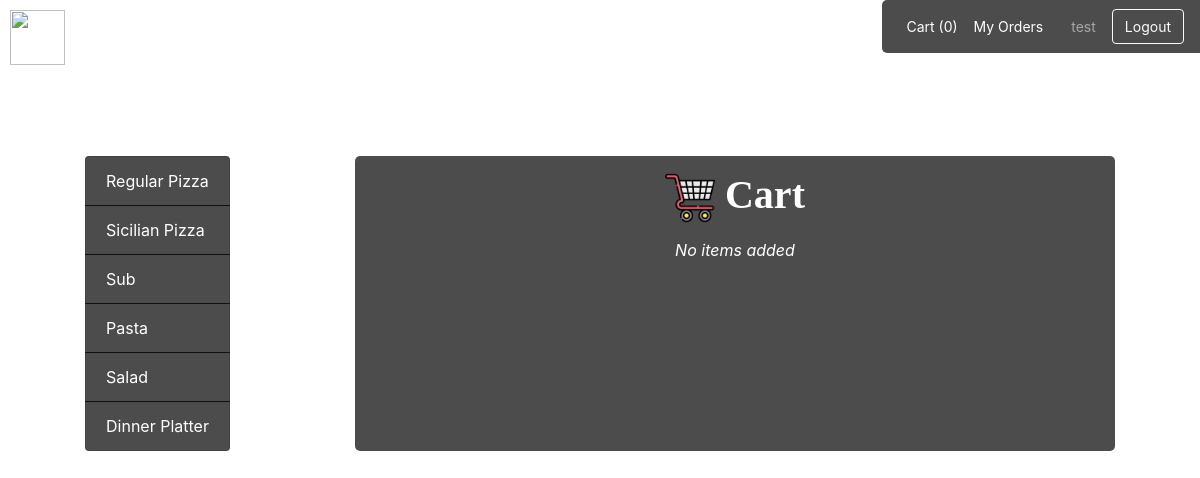
/cart (signed in), run on the app's committed database.
### orders/models.py (models this page shows, shortened)
class Category(models.Model):
	name = models.CharField(max_length=64)

### orders/views.py (the view)
# urls.py: path("cart", views.cart_view, name="cart"),
def cart_view(request):
	if not request.user.is_authenticated:
		return render(request, "orders/login.html")
	else:
		order = Order.objects.get(user=request.user, status='Initiated')
		cart = Cart.objects.filter(user=request.user, order_id=order.id)
		count = 0
		for item in cart:
			count += 1
		context = {
			"user": request.user,
			"categories": Category.objects.all(),
			"regular_pizzas": RegularPizza.objects.all(),
			"sicilian_pizzas": SicilianPizza.objects.all(),
			"toppings": Topping.objects.all(),
			"subs": Sub.objects.all(),
			"extras": Extra.objects.all(),
			"pastas": Pasta.objects.all(),
			"salads": Salad.objects.all(),
			"dinner_platters": DinnerPlatter.objects.all(),
			"order": order,
			"cart": cart,
			"count": count
		}
		return render(request, "orders/cart.html", context)

### orders/templates/orders/cart.html (shortened to what this page needs)
{% extends "orders/base.html" %}
{% load static %}
{% block main %}
	<div class="cart">
		<h1><img class="icon-l" src="{% static 'orders/cart.png' %}">Cart</h1>
		{% if count == 0 %}
			<div class="empty-cart">
				<p><i>No items added</i></p>
			</div>
		{% endif %}
	</div>
{% endblock %}

### orders/templates/orders/base.html (shortened to what this page needs)
{% load static %}
<!DOCTYPE html>
<html>
    <head>
        <link rel="stylesheet" href="https://stackpath.bootstrapcdn.com/bootstrap/4.3.1/css/bootstrap.min.css">
		<link rel="stylesheet" href="{% static 'orders/style.css' %}">
    </head>
    <body>
		<h1 class="navbar-brand">
			<img src="{% static 'orders/brand.png' %}" width="55" height="55" class="d-inline-block">
			<a href="{% url 'index' %}">Pizza Frenzy</a>
    	</h1>
    	{% if user.is_authenticated %}
		   	<nav class="navbar navbar-expand-lg navbar-dark justify-content-right">
				<div class="collapse navbar-collapse" id="navbarCollapse">
						<ul class="navbar-nav mr-auto">
							<li class="nav-item active">
								<a class="nav-link" href="{% url 'cart' %}">Cart ({{ count }})</a>
							</li>
							{% if user.is_staff %}
								<li class="nav-item active">
									<a class="nav-link mr-1" href="{% url 'orders' %}">View Orders</a>
								</li>
							{% else %}
								<li class="nav-item active">
									<a class="nav-link mr-1" href="{% url 'orders' %}">My Orders</a>
								</li>
							{% endif %}
						</ul>
						<span class="navbar-text ml-3 mr-3">{{ user.username }}</span>
						<a class="btn btn-outline-light" href="{% url 'logout' %}">Logout</a>
				</div>
			</nav>
			<div class="container">
				<div class="row justify-content-around">
					<div id="menu-sidebar" class="col-auto list-group">
						{% for category in categories %}
						    <a href="{% url 'menu' category.name %}" class="list-group-item list-group-item-action">{{ category.name }}</a>
					    {% endfor %}
					</div>
					<div id="menu-selection" class="col-8">
						{% block main %}
						{% endblock %}
					</div>
				</div>
			</div>
		{% endif %}
    </body>
</html>

### orders/static/orders/style.css (style rules this page uses)
body { background-image: url('background.jpg'); background-position: center center; background-repeat: no-repeat; background-attachment: fixed; background-size: cover; }
.container { margin-top: 75px; margin-bottom: 20px; }
.navbar-brand { display: inline-block; font-family: "Ink Free"; font-size: 45px; font-weight: bold; padding-top: 0px; padding-left: 10px; }
.navbar-brand a:link { color: white; }
.navbar { display: inline-block; float: right; background: rgba(0, 0, 0, 0.7); border-radius: 5px 0px 0px 5px; }
.navbar .nav-item, .navbar .navbar-text, .navbar .btn { font-size: 14px; }
#menu-sidebar a { color: white; background-color: rgba(0, 0, 0, 0.7); }
#menu-selection .icon-l { width: 50px; margin-right: 10px; }
#menu-selection { background-color: rgba(0, 0, 0, 0.7); border-radius: 5px; }
.empty-cart { color: white; text-align: center; }
.cart h1 { color: white; text-align: center; font-family: "Ink Free"; font-weight: bold; margin-top: 15px; margin-bottom: 15px; }

### data on the page
Category: name "Regular Pizza"
Category: name "Sicilian Pizza"
Category: name "Sub"
Category: name "Pasta"
Category: name "Salad"
Category: name "Dinner Platter"

### other printed values
{{ count }} "0"
{{ user.username }} "test"
